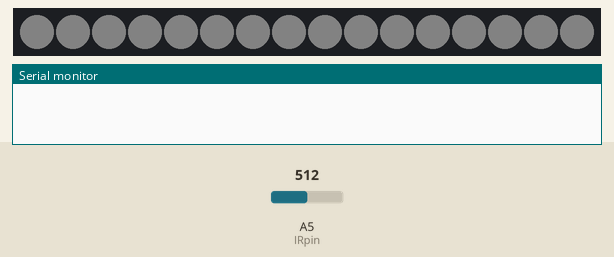
Bench run of a sketch on a simulated Arduino Mega 2560, built with avr-gcc and run on an emulated ATmega2560. On the bench: 16 RGB LEDs in strip order, left to right, the last lines printed to the serial monitor. The test bench sets the inputs (shaded band); at power-on: A5 (IRpin) = 512. Dim RGB values are drawn brighter than linear.

Above: at 0.1 s.
At 1.56 s:
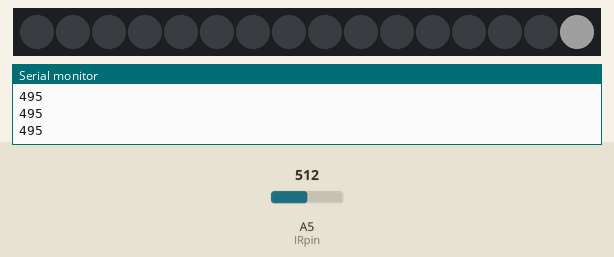
2.3 s: A5 (IRpin) set to 716
3.8 s: A5 (IRpin) set to 511
At 5.72 s:
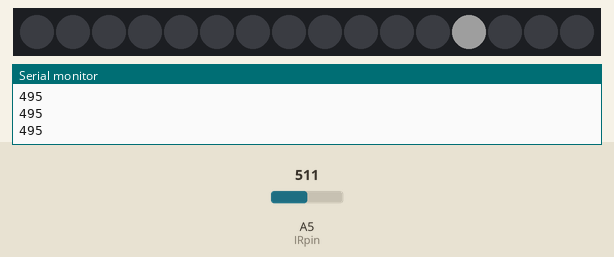
6.8 s: A5 (IRpin) set to 477
9.4 s: A5 (IRpin) set to 306
Timing chart, 0 to 11.9 s (numbered marks = the images above; inputs shaded):
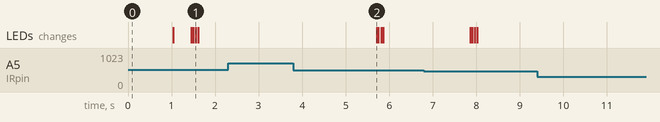

The sketch:

NoteObjectsMidiClassTLC5940Workingv4notes.ino
```cpp
#include "Tlc5940.h"
//channel (0-15), value (0-4095))
class Note{
  public:

    friend void validateTest();
    Note(char noteInput);//creates object with just the letter note input
    Note(char noteInput, int MIDIvelocity);//object with two parameters note and velocity
    Note(char noteInput, int MIDIvelocity, int octave);//object with three parameters note velocity and which ocvatve
    Note(char noteInput, char sharpFlat, int MIDIvelocity, int octave);//object with four note parameters with the sharps and flats included
    void validateInput();
    void augmentNote();
    void noteOff();
    void noteOn();
    void executeNoteState();
    void changeNoteOctave(int);
    //checks the array slots to see if ID is already taken, if not fill in a 1 to indicate slot is taken for the moment
    static int IDSlotAssignment[16];
    //array full of Note on array Ids
    static const int arrayOnIds[16];
    static const int arrayOffIds[16];

  private:
    int noteState;
    int setOctave;
    int savedOctave;
    int applyOctave;
    int augmentVal;
    char noteInput;
    char sharpFlat;
    int MIDIvelocity;
    int memberIDOn;
    int memberIDOff;
    int temporaryIDSlotIndex;
};


Note::Note(char noteInput):noteState(0),noteInput(noteInput),sharpFlat(0),MIDIvelocity(100){
  //no octave is applied
  applyOctave = 0;
  //sharp or flat is set to null value
  augmentVal = 0;
  validateInput();
}

Note::Note(char noteInput, int MIDIvelocity):noteState(0),noteInput(noteInput),sharpFlat(0),MIDIvelocity(MIDIvelocity){
  applyOctave = 0;
  augmentVal = 0;
  validateInput();
}

Note::Note(char noteInput, int MIDIvelocity, int octave):noteState(0),noteInput(noteInput),sharpFlat(sharpFlat),setOctave(octave), MIDIvelocity(MIDIvelocity){
  applyOctave = 0;
  augmentVal = 0;
  validateInput();
}

Note::Note(char noteInput, char sharpFlat,int MIDIvelocity, int octave):noteState(0),noteInput(noteInput),sharpFlat(sharpFlat),setOctave(octave),MIDIvelocity(MIDIvelocity){
  applyOctave = 0;
  augmentVal = 0;
  augmentNote();
  validateInput();
}

void Note::changeNoteOctave(int octave){
  noteInput = savedOctave+(octave*12);
}

int Note::IDSlotAssignment[16] = {0,0,0,0,0,0,0,0,0,0,0,0,0,0,0,0};

//note on IDs
const int Note::arrayOnIds[16] = {144,145,146,147,148,149,150,151,152,153,154,155,156,157,158,159};
//corresponding note off IDs
const int Note::arrayOffIds[16] =  {128,129,130,131,132,133,134,135,136,137,138,139,140,141,142,143};

//poly id
void Note::noteOn(){
  if(noteState >= 128 && noteState<= 143  || noteState == 0){
    for(int i = 0; i < 16; i++){
      if(IDSlotAssignment[i] == 0){
        temporaryIDSlotIndex = i; //set index member var
        memberIDOn = arrayOnIds[i];
        memberIDOff = arrayOffIds[i];
        IDSlotAssignment[i]  = 1;
        break;
      }

    }
    Serial.println(memberIDOn);
    noteState = memberIDOn;
    executeNoteState();

  }
}
void Note::noteOff(){
  //note off
  //remember midi works by having serveral note on place holders
  //this is built to tag which note went on and now if that same note is
  //still on turn it off.
  if(noteState >= 144 && noteState < 159)
    //get ready to execute note off by setting noteState to the off value
    noteState = memberIDOff;
    executeNoteState();
    noteState = 0;
    memberIDOn = 0;
    memberIDOff = 0;
    IDSlotAssignment[temporaryIDSlotIndex] = 0;
}

void Note::executeNoteState(){
  Serial1.write(noteState);//send note on or note off command
  Serial1.write(noteInput);//send pitch data
  Serial1.write(MIDIvelocity);//send velocity data
}
void Note::augmentNote(){
  //augment note adds a half step with # or takes it down
  //a half step with b
  //I think this is added after the note on has already been instantiated.
  //so this method will alter the existing note object
  if(sharpFlat == '#')
    augmentVal = 1;
  else if(sharpFlat == 'b')
    augmentVal = -1;
  //if setoctave param is 0 don't do anything with this block
  if(setOctave == 0);
  else
    applyOctave = setOctave*12;
}
//|| !(noteInput >= 'A' && noteInput <= 'G')


//make a friend function
void Note::validateInput(){
  //Serial.println((int)noteInput);
  if(!(noteInput >= 'a' && noteInput <= 'g'))
  {
    Serial.print("Not a valid Note \n");
  }
  else {
    // If you want to check the values that are output
    //remember they will be Mostly Caps because we are setting the midi notes with ascii not the other way around

      switch(noteInput){
       case 'a':
       case 'A':

         noteInput = 69+applyOctave + augmentVal;
         break;

       case 'b':
       case 'B':
         noteInput = 71+applyOctave+augmentVal;
         break;

        case 'c':
        case 'C':
          noteInput = 72+applyOctave+augmentVal;
         break;

       case 'd':
       case 'D':
         noteInput = 74+applyOctave+augmentVal;
         break;

        case 'e':
        case 'E':
          noteInput = 76+applyOctave+augmentVal;
          break;

       case 'f':
       case 'F':
         noteInput = 77+applyOctave+augmentVal;
         break;

        case 'g':
        case 'G':
          noteInput = 79+applyOctave+augmentVal;
          break;

       default:
         noteInput = 69+applyOctave+augmentVal;
         break;
      }
      savedOctave = noteInput;
  }
}


int IRpin = 5;
//setting infrared input to analog in pin 5
//*----------------------*//
//yellow goes to ground
//black goes to power
//red goes to input 5

//infrared range finder notes*
//the object is sensed only with the reflection of the led output
//thus the hand must be placed directly over the led side of the range finder
// placing the hand over the reciever will not return real values.

int delayRate = 60;

void setup() {

  //Serial(1-5) can only be used on the arduino mega because it has expanded serial in/out ports
  //if the user has a shield that goes straight into serial(0) you will have to use two wires to rout
  //the signal into a different serial port so the user has two lines of communication with serial.


  Serial1.begin(31250);
  //begin midi communication serial(baud rate 31250 is necessary)
  Serial.begin(9600);
  //begin serial communication this will give outputs in the serial window or with an lcd screen
  //once implimented
  pinMode(IRpin, INPUT);
  // setting analog pin 5 to input
  //initializing the tlc5940 to values of 100 for an initial light output for power validation etc.
  Tlc.init(100);
  delay(1000);
  Tlc.clear();
}

float mappedInputValue(float y){

  //Serial.print("y in: ");
  //Serial.println(y);
  y = constrain(y , 1 , 2000 );
  //Serial.print("\n y after constrain: ");
  //Serial.println(y);
  y = map(y, 500,  1000, 4095 , 50);
  y = constrain(y , 100 , 4095 );
  //Serial.println(y);
  return y;
}


long timerSetTwo = 10000;// set timer to start at 10 seconds after program start
long timerTwoInterval = 10000; // set timer to start at 10 seconds
boolean executeAnimation = 0;
long timerAnimationTimer = 1000;
long timerAnimationInterval = 60;//sets lenght between led pops
int count = 0;
int delayAmount = 40;
int dimAmount = 4095;
int cycle = 0;
boolean isOn = false;
boolean runThrough = 0;
boolean isOnTheremin = 0;


//note notes :P
//*----------------------------------*//
//Note note1('a', 40);       ( note letter ,velocity(0-127))
//Note note1('a', 40, 2);     (note letter, velocity, octave)
//Note(char noteInput, char sharpFlat,int MIDIvelocity, int octave)      (note,   # or b ,   velocity(0-127),   octave)

//is a method of the note object .changeNoteOctave(2)

/*-------Setting up note objects---------*/
//none augmented notes aka c scale
//augmented notes are indented by a space for clarity
Note note1('a', 24);
 Note note1point5('a','#', 40, 0);
Note note2('b', 80);
Note note3('c', 23);
 Note note3point5('c','#', 40, 0);
Note note4('d', 18);
 Note note4point5('d','#', 40, 0);
Note note5('e', 30);
Note note6('f', 14);
 Note note6point5('f','#', 40, 0);
Note note7('g', 20);
 Note note7point5('g','#', 40, 0);


//attempting to smooth ir input
const int numReadings = 10;
int readings[numReadings];      // the readings from the analog input
int index = 0;                  // the index of the current reading
int total = 0;                  // the running total
int average = 0;                // the average


void loop() {
  unsigned long currentMillis = millis();
  float volts = analogRead(IRpin)*0.0048828125;   // value from sensor * (5/1024) - if running 3.3.volts then change 5 to 3.3
  float distance = (65*pow(volts, -1.10));          // worked out from graph 65 = theretical distance / (1/Volts)S - luckylarry.co.uk
  float y_mapped = map(distance, 20, 41, 0, 127);
  float y = distance ;


  //attempt at altering cc parameter while playing notes
  //check how it effects the midi on off vals at a later date (make suer no conflicts ensue)
   if(y_mapped < 127){
     int value = map(y_mapped, 0, 127, 127, 0);

     Serial1.write(176);
     Serial1.write(86);//select which parameter cc to work with
     //filterA
      //(81) kbd turn on/off malstrom
     //(80) env turn on/off malstrom

     //filterB
     //(82) env turn on/off malstrom
     //cc (79)(frequency on malstrom)
     Serial1.write(value);// set the value of param
     timerAnimationInterval=map(y_mapped, 3, 127, 20, 80);
     dimAmount=map(y_mapped, 3, 127, 0, 4095);
     dimAmount=constrain(dimAmount, 0, 4095);
     Serial.println(dimAmount);

   }
  //if thermin input is less than 400 and it is off then play the notes and set thermin boolean to on(object is within playing trigger range)
  if(y < 41.0 && isOnTheremin == 0){
     note5.changeNoteOctave(-2);
     note5.noteOn();
     note7.noteOn();
     note2.noteOn();
     note4point5.noteOn();
    isOnTheremin =1;
  }//if thermin input is greater than 400 and it is on then set boolean to off(if no object is within playing range)
  else if(y > 41.0 &&isOnTheremin == 1){
       note5.noteOff();
       note7.noteOff();
       note2.noteOff();
       note4point5.noteOff();
       isOnTheremin = 0;
  }// if the object is within playing range and it has not been executing animation reset timer to current time
  //set execute animation to on
  if(y < 41.0 && executeAnimation == 0) {
      timerSetTwo = currentMillis;
      timerAnimationTimer = currentMillis;
      executeAnimation = 1;
  }
  //if object out of range turn off animation/ reset counter/ reset run through
  else if(y > 41.0) {
      executeAnimation = 0;
      count=0;
      runThrough=0;
      //scrubs the tlc outputs again just in case lights get caught on
       for(int i = 0; i < 30; i ++){
      Tlc.set(i, 0);
      Tlc.update();
      }
  }
  if(executeAnimation == 1 && y < 41.0){
    if(currentMillis - timerAnimationTimer > timerAnimationInterval){
      //Serial.print("Execute: ");
      //Serial.println(count);
       timerAnimationTimer = currentMillis;

      if(runThrough == 0){
        Tlc.set(count, dimAmount);
        Tlc.update();
         count+=3;

        if(count > 30){
          count = 0;
          runThrough = 1;
        }
      }
     else if(runThrough == 1){
       Tlc.set(count, 0);
       Tlc.update();
       count+=3;
       if(count > 30){
         count = 0;
         runThrough = 0;
       }
     }
    }
  }
  //this scrubs the outputs turning off the leds after they are run through
  if(count > 0){
    count == 0;
    for(int i = 0; i < 30; i ++){
      Tlc.set(i, 0);
      Tlc.update();
      }
  }
}//end void loop
```

Measured:
- after the input at 3.8 s, the LEDs: change after 1.9 s (image 2)
- after the input at 9.4 s, every drawn part: stays the same
